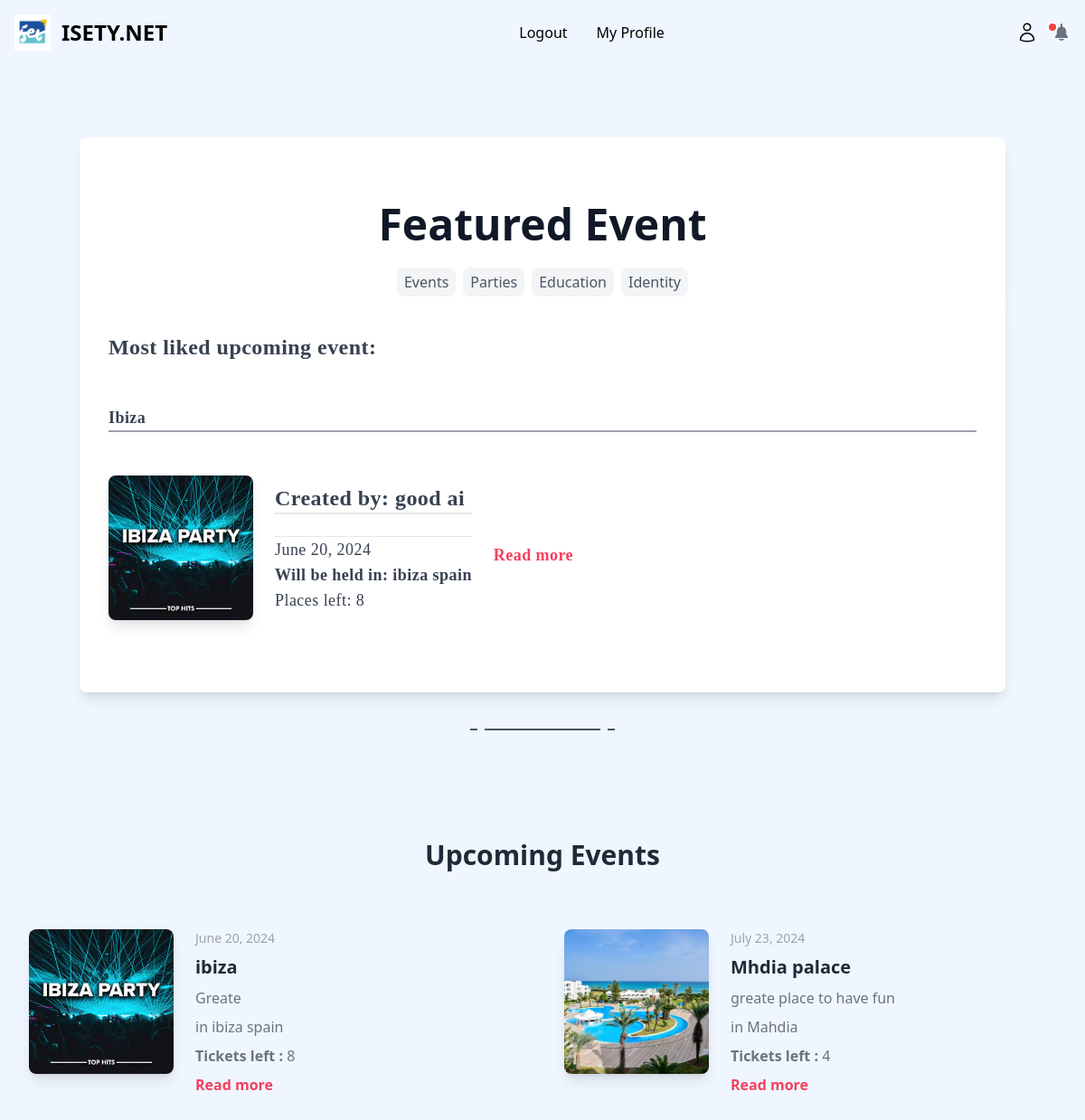
The page /event/ (signed in) on the database its author committed.
### isety/models.py (models this page shows, shortened)
class Evenement(models.Model):
    user = models.ForeignKey(User,on_delete=models.CASCADE)
    title = models.CharField(max_length=255)
    description = models.TextField()
    place = models.CharField(max_length=255)
    contact_Event = models.CharField(max_length=255)
    date_enev = models.DateField()
    heure_deb = models.TimeField()
    heure_fin = models.TimeField()
    place_dispo = models.IntegerField()
    img = models.ImageField(blank=True ,upload_to='event_photos')
    price = models.FloatField(default=0.0)
    interest = models.IntegerField(default=0)

class User(AbstractUser):
    username = None
    email = models.EmailField(_("email address"), unique=True)
    first_name = models.CharField(max_length=50)
    last_name = models.CharField(max_length=50)
    photo = models.ImageField(upload_to='user_photos', null=True, blank=True)
    telnum = models.CharField(max_length=8, default='00000000' ,null=True)
    friends = models.ManyToManyField("User", related_name='user_friends',blank=True)
    USERNAME_FIELD = "email"
    REQUIRED_FIELDS = []
    objects = CustomUserManager()
    def __str__(self):
        return f"{self.first_name} {self.last_name} {self.email}"

### isety/views.py (the view)
# urls.py: path('event/', views.event_list, name='event_list'),
def event_list(request):
    events = Evenement.objects.filter(date_enev__gte=timezone.now())
    past_events = Evenement.objects.filter(date_enev__lt=timezone.now())
    past_events.delete()
    most_liked_event = Evenement.objects.annotate(
        num_interests=Count('event_intrest')
    ).order_by('-num_interests').first()
    return render(request, 'event/event_list.html', {
        'events': events,
        'most_liked_event': most_liked_event
    })

### isety/context_processors.py (called while the page is built)
def notifications(request):
    if request.user.is_authenticated:
        notifications = Notification.objects.filter(recipient=request.user, is_read=False).order_by('-timestamp')
        friend_requests = FriendRequest.objects.filter(to_user=request.user, is_accepted=False)
    else:
        notifications = []
        friend_requests = []
    return {'notifications': notifications, 'friend_requests': friend_requests}

### isety/templates/event/event_list.html
{% extends "base.html" %}
{% block content %}
<main>
  <article>
    <header class="mx-auto mt-20 max-w-screen-lg rounded-t-lg bg-white pt-16 text-center shadow-lg">
      <h1 class="mt-2 text-4xl font-bold text-gray-900 sm:text-5xl">Featured Event</h1>
      <div class="mt-6 flex flex-wrap justify-center gap-2">
        <button class="rounded-lg bg-gray-100 px-2 py-1 font-medium text-gray-600 hover:bg-gray-200">Events</button>
        <button class="rounded-lg bg-gray-100 px-2 py-1 font-medium text-gray-600 hover:bg-gray-200">Parties</button>
        <button class="rounded-lg bg-gray-100 px-2 py-1 font-medium text-gray-600 hover:bg-gray-200">Education</button>
        <button class="rounded-lg bg-gray-100 px-2 py-1 font-medium text-gray-600 hover:bg-gray-200">Identity</button>
      </div>
      <img class="-z-10 absolute top-4 left-0 mt-10 h-96 w-full object-cover" src="/media/site_pngs/event-bg.jpg" alt="" />
    </header>
    {% if most_liked_event %}
    <div class="mx-auto max-w-screen-lg space-y-12 rounded-b-lg bg-white px-8 pt-10 pb-20 font-serif text-lg tracking-wide text-gray-700 sm:shadow-lg">
      <h2 class="text-2xl font-semibold">Most liked upcoming event:</h2>
      <p class="justify-items-center font-bold capitalize border-b-2 border-gray-400">{{ most_liked_event.title }}</p>
      <article class="flex flex-col items-center gap-4 md:flex-row lg:gap-6">
        <a href="{% url 'event_detail' id=most_liked_event.id %}" class="group shrink-0 relative block h-56 w-full self-start overflow-hidden rounded-lg bg-gray-100 shadow-lg md:h-24 md:w-24 lg:h-40 lg:w-40">
          <img src="{{ most_liked_event.img.url }}" class="group-hover:scale-110 absolute inset-0 h-full w-full object-cover transition duration-200" />
        </a>
        <div>
          <h1 class="mb-6 border-b-2 font-bold text-2xl">Created by: {{ most_liked_event.user.first_name }}</h1>
          <hr>
          <p>{{ most_liked_event.date_enev }}</p>
          <p class="font-bold">Will be held in: {{ most_liked_event.place }}</p>
          <p>Places left: {{ most_liked_event.place_dispo }}</p>
        </div>
        <div class="mt-4">
          <a href="{% url 'event_detail' id=most_liked_event.id %}" class="active:text-rose-700 font-semibold text-rose-500 transition duration-100 hover:text-rose-600">Read more</a>
        </div>
      </article>
    </div>
    {% else %}
    <p class="text-center text-lg font-semibold text-gray-700">No upcoming events found.</p>
    {% endif %}
  </article>
</main>
<div class="w-fit mx-auto mt-10 flex space-x-2">
  <div class="h-0.5 w-2 bg-gray-600"></div>
  <div class="h-0.5 w-32 bg-gray-600"></div>
  <div class="h-0.5 w-2 bg-gray-600"></div>
</div>
<aside aria-label="Recent Posts" class="mx-auto mt-10 max-w-screen-xl py-20">
  <div class="mx-auto max-w-screen-xl px-4 md:px-8">
    <div class="mb-10 md:mb-16">
      <h2 class="mb-4 text-center text-2xl font-bold text-gray-800 md:mb-6 lg:text-3xl">Upcoming Events</h2>
    </div>
    <div class="grid gap-8 sm:grid-cols-2 sm:gap-12 lg:grid-cols-2 xl:grid-cols-2 xl:gap-16">
      {% for event in events %}
      <article class="flex flex-col items-center gap-4 md:flex-row lg:gap-6">
        <a href="{% url 'event_detail' id=event.id %}" class="group shrink-0 relative block h-56 w-full self-start overflow-hidden rounded-lg bg-gray-100 shadow-lg md:h-24 md:w-24 lg:h-40 lg:w-40">
          <img src="{{event.img.url}}" loading="lazy" alt="" class="group-hover:scale-110 absolute inset-0 h-full w-full object-cover object-center transition duration-200" />
        </a>
        <div class="flex flex-col gap-2">
          <span class="text-sm text-gray-400">{{ event.date_enev }}</span>
          <h2 class="text-xl font-bold text-gray-800">
            <a href="#" class="active:text-rose-600 transition duration-100 hover:text-rose-500">{{event.title}}</a>
          </h2>
          <p class="text-gray-500">{{event.description}}</p>
            <p class="text-gray-500">in {{event.place}}</p>
            <p class="text-gray-500"><strong>Tickets left  :</strong> {{event.place_dispo}}</p>
          <div>
            <a href="{% url 'event_detail' id=event.id %}" class="active:text-rose-700 font-semibold text-rose-500 transition duration-100 hover:text-rose-600">Read more</a>
          </div>
        </div>
      </article>
        {% endfor %}
    </div>
  </div>
</aside>
{% endblock %}

### rows shown on the page
Evenement: title "Ibiza", img (picture), user.first_name "good ai", date_enev "June 20, 2024", place "ibiza spain", place_dispo "8", title "ibiza", description "Greate"
Evenement: img (picture), date_enev "July 23, 2024", title "Mhdia palace", description "greate place to have fun", place "Mahdia", place_dispo "4"
